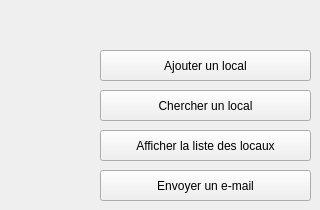
      <widget class="QWidget" name="tab_local">
       <attribute name="title">
        <string>Locaux</string>
       </attribute>
       <widget class="QPushButton" name="add_local">
        <property name="geometry">
         <rect>
          <x>100</x>
          <y>50</y>
          <width>211</width>
          <height>31</height>
         </rect>
        </property>
        <property name="styleSheet">
         <string notr="true">background:transparent;
font: italic 12pt &quot;Century Gothic&quot;;
color: qconicalgradient(cx:0.5, cy:0.5, angle:0, stop:0 rgba(35, 40, 3, 255), stop:0.16 rgba(136, 106, 22, 255), stop:0.225 rgba(166, 140, 41, 255), stop:0.285 rgba(204, 181, 74, 255), stop:0.345 rgba(235, 219, 102, 255), stop:0.415 rgba(245, 236, 112, 255), stop:0.52 rgba(209, 190, 76, 255), stop:0.57 rgba(187, 156, 51, 255), stop:0.635 rgba(168, 142, 42, 255), stop:0.695 rgba(202, 174, 68, 255), stop:0.75 rgba(218, 202, 86, 255), stop:0.815 rgba(208, 187, 73, 255), stop:0.88 rgba(187, 156, 51, 255), stop:0.935 rgba(137, 108, 26, 255), stop:1 rgba(35, 40, 3, 255));
border-bottom:2px solid#717072;
border-color: qconicalgradient(cx:0.5, cy:0.5, angle:0, stop:0 rgba(35, 40, 3, 255), stop:0.16 rgba(136, 106, 22, 255), stop:0.225 rgba(166, 140, 41, 255), stop:0.285 rgba(204, 181, 74, 255), stop:0.345 rgba(235, 219, 102, 255), stop:0.415 rgba(245, 236, 112, 255), stop:0.52 rgba(209, 190, 76, 255), stop:0.57 rgba(187, 156, 51, 255), stop:0.635 rgba(168, 142, 42, 255), stop:0.695 rgba(202, 174, 68, 255), stop:0.75 rgba(218, 202, 86, 255), stop:0.815 rgba(208, 187, 73, 255), stop:0.88 rgba(187, 156, 51, 255), stop:0.935 rgba(137, 108, 26, 255), stop:1 rgba(35, 40, 3, 255));
background-color: rgb(255, 212, 250);

border-radius:15px;}
QPushButton:hover{
	
	background-color: rgb(234, 78, 117);
</string>
        </property>
        <property name="text">
         <string>Ajouter un local</string>
        </property>
       </widget>
       <widget class="QPushButton" name="search_local">
        <property name="geometry">
         <rect>
          <x>100</x>
          <y>90</y>
          <width>211</width>
          <height>31</height>
         </rect>
        </property>
        <property name="styleSheet">
         <string notr="true">background:transparent;
font: italic 12pt &quot;Century Gothic&quot;;
color: qconicalgradient(cx:0.5, cy:0.5, angle:0, stop:0 rgba(35, 40, 3, 255), stop:0.16 rgba(136, 106, 22, 255), stop:0.225 rgba(166, 140, 41, 255), stop:0.285 rgba(204, 181, 74, 255), stop:0.345 rgba(235, 219, 102, 255), stop:0.415 rgba(245, 236, 112, 255), stop:0.52 rgba(209, 190, 76, 255), stop:0.57 rgba(187, 156, 51, 255), stop:0.635 rgba(168, 142, 42, 255), stop:0.695 rgba(202, 174, 68, 255), stop:0.75 rgba(218, 202, 86, 255), stop:0.815 rgba(208, 187, 73, 255), stop:0.88 rgba(187, 156, 51, 255), stop:0.935 rgba(137, 108, 26, 255), stop:1 rgba(35, 40, 3, 255));
border-bottom:2px solid#717072;
border-color: qconicalgradient(cx:0.5, cy:0.5, angle:0, stop:0 rgba(35, 40, 3, 255), stop:0.16 rgba(136, 106, 22, 255), stop:0.225 rgba(166, 140, 41, 255), stop:0.285 rgba(204, 181, 74, 255), stop:0.345 rgba(235, 219, 102, 255), stop:0.415 rgba(245, 236, 112, 255), stop:0.52 rgba(209, 190, 76, 255), stop:0.57 rgba(187, 156, 51, 255), stop:0.635 rgba(168, 142, 42, 255), stop:0.695 rgba(202, 174, 68, 255), stop:0.75 rgba(218, 202, 86, 255), stop:0.815 rgba(208, 187, 73, 255), stop:0.88 rgba(187, 156, 51, 255), stop:0.935 rgba(137, 108, 26, 255), stop:1 rgba(35, 40, 3, 255));
background-color: rgb(255, 212, 250);

border-radius:15px;}
QPushButton:hover{
	
	background-color: rgb(234, 78, 117);
</string>
        </property>
        <property name="text">
         <string>Chercher un local</string>
        </property>
       </widget>
       <widget class="QPushButton" name="showlist_local">
        <property name="geometry">
         <rect>
          <x>100</x>
          <y>130</y>
          <width>211</width>
          <height>31</height>
         </rect>
        </property>
        <property name="styleSheet">
         <string notr="true">background:transparent;
font: italic 12pt &quot;Century Gothic&quot;;
color: qconicalgradient(cx:0.5, cy:0.5, angle:0, stop:0 rgba(35, 40, 3, 255), stop:0.16 rgba(136, 106, 22, 255), stop:0.225 rgba(166, 140, 41, 255), stop:0.285 rgba(204, 181, 74, 255), stop:0.345 rgba(235, 219, 102, 255), stop:0.415 rgba(245, 236, 112, 255), stop:0.52 rgba(209, 190, 76, 255), stop:0.57 rgba(187, 156, 51, 255), stop:0.635 rgba(168, 142, 42, 255), stop:0.695 rgba(202, 174, 68, 255), stop:0.75 rgba(218, 202, 86, 255), stop:0.815 rgba(208, 187, 73, 255), stop:0.88 rgba(187, 156, 51, 255), stop:0.935 rgba(137, 108, 26, 255), stop:1 rgba(35, 40, 3, 255));
border-bottom:2px solid#717072;
border-color: qconicalgradient(cx:0.5, cy:0.5, angle:0, stop:0 rgba(35, 40, 3, 255), stop:0.16 rgba(136, 106, 22, 255), stop:0.225 rgba(166, 140, 41, 255), stop:0.285 rgba(204, 181, 74, 255), stop:0.345 rgba(235, 219, 102, 255), stop:0.415 rgba(245, 236, 112, 255), stop:0.52 rgba(209, 190, 76, 255), stop:0.57 rgba(187, 156, 51, 255), stop:0.635 rgba(168, 142, 42, 255), stop:0.695 rgba(202, 174, 68, 255), stop:0.75 rgba(218, 202, 86, 255), stop:0.815 rgba(208, 187, 73, 255), stop:0.88 rgba(187, 156, 51, 255), stop:0.935 rgba(137, 108, 26, 255), stop:1 rgba(35, 40, 3, 255));
background-color: rgb(255, 212, 250);

border-radius:15px;}
QPushButton:hover{
	
	background-color: rgb(234, 78, 117);
</string>
        </property>
        <property name="text">
         <string>Afficher la liste des locaux</string>
        </property>
       </widget>
       <widget class="QPushButton" name="email_local">
        <property name="geometry">
         <rect>
          <x>100</x>
          <y>170</y>
          <width>211</width>
          <height>31</height>
         </rect>
        </property>
        <property name="styleSheet">
         <string notr="true">background:transparent;
font: italic 12pt &quot;Century Gothic&quot;;
color: qconicalgradient(cx:0.5, cy:0.5, angle:0, stop:0 rgba(35, 40, 3, 255), stop:0.16 rgba(136, 106, 22, 255), stop:0.225 rgba(166, 140, 41, 255), stop:0.285 rgba(204, 181, 74, 255), stop:0.345 rgba(235, 219, 102, 255), stop:0.415 rgba(245, 236, 112, 255), stop:0.52 rgba(209, 190, 76, 255), stop:0.57 rgba(187, 156, 51, 255), stop:0.635 rgba(168, 142, 42, 255), stop:0.695 rgba(202, 174, 68, 255), stop:0.75 rgba(218, 202, 86, 255), stop:0.815 rgba(208, 187, 73, 255), stop:0.88 rgba(187, 156, 51, 255), stop:0.935 rgba(137, 108, 26, 255), stop:1 rgba(35, 40, 3, 255));
border-bottom:2px solid#717072;
border-color: qconicalgradient(cx:0.5, cy:0.5, angle:0, stop:0 rgba(35, 40, 3, 255), stop:0.16 rgba(136, 106, 22, 255), stop:0.225 rgba(166, 140, 41, 255), stop:0.285 rgba(204, 181, 74, 255), stop:0.345 rgba(235, 219, 102, 255), stop:0.415 rgba(245, 236, 112, 255), stop:0.52 rgba(209, 190, 76, 255), stop:0.57 rgba(187, 156, 51, 255), stop:0.635 rgba(168, 142, 42, 255), stop:0.695 rgba(202, 174, 68, 255), stop:0.75 rgba(218, 202, 86, 255), stop:0.815 rgba(208, 187, 73, 255), stop:0.88 rgba(187, 156, 51, 255), stop:0.935 rgba(137, 108, 26, 255), stop:1 rgba(35, 40, 3, 255));
background-color: rgb(255, 212, 250);

border-radius:15px;}
QPushButton:hover{
	
	background-color: rgb(234, 78, 117);
</string>
        </property>
        <property name="text">
         <string>Envoyer un e-mail</string>
        </property>
       </widget>
      </widget>
